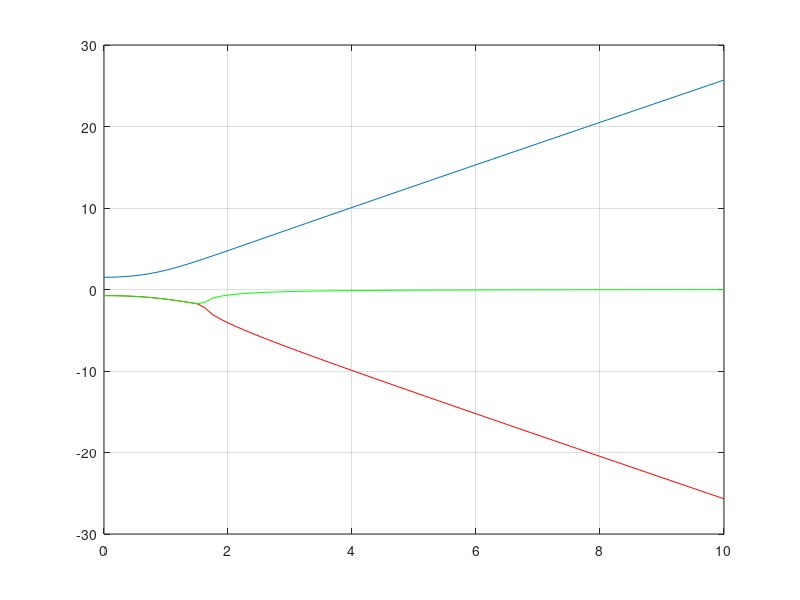

Reproduce this figure in MATLAB.
%nonlinplot2

w0=1;
F=2;
k1=1;
m=1;
k3=0.2/m;
res=80;
lim=10;
W=0;A=0;
i=0;
for w=0:lim/res:lim
    a=1/3*((18*F+2*sqrt((16*k1^3-48*k1^2*m*w^2+48*k1*m^2*w^4-16*m^3*w^6+81*F^2*k3)/k3))*k3^2)^(1/3)/k3  +  4/3*(-k1+m*w^2)/(((18*F+2*sqrt((16*k1^3-48*k1^2*m*w^2+48*k1*m^2*w^4-16*m^3*w^6+81*F^2*k3)/k3))*k3^2)^(1/3));
%    if isreal(a)
       i=i+1;
       W(i)=w;
       A(i)=real(a);
       %    end
end

figure(1);clf;
plot(W,A);grid on;hold on;

W=0;A=0;i=0;
I=sqrt(-1);
for w=0:lim/res:lim
    b=-1/6*((18*F+2*sqrt((16*k1^3-48*k1^2*m*w^2+48*k1*m^2*w^4-16*m^3*w^6+81*F^2*k3)/k3))*k3^2)^(1/3)/k3-2/3*(-k1+m*w^2)/(((18*F+2*sqrt((16*k1^3-48*k1^2*m*w^2+48*k1*m^2*w^4-16*m^3*w^6+81*F^2*k3)/k3))*k3^2)^(1/3))+1/2*I*sqrt(3)*(1/3*((18*F+2*sqrt((16*k1^3-48*k1^2*m*w^2+48*k1*m^2*w^4-16*m^3*w^6+81*F^2*k3)/k3))*k3^2)^(1/3)/k3-4/3*(-k1+m*w^2)/(((18*F+2*sqrt((16*k1^3-48*k1^2*m*w^2+48*k1*m^2*w^4-16*m^3*w^6+81*F^2*k3)/k3))*k3^2)^(1/3)));
%    if isreal(b)
       i=i+1;
       W(i)=w;
       A(i)=real(b);
       %   end
end
plot(W,A,'r');

W=0;A=0;i=0;
I=sqrt(-1);
for w=0:lim/res:lim
    c=-1/6*((18*F+2*sqrt((16*k1^3-48*k1^2*m*w^2+48*k1*m^2*w^4-16*m^3*w^6+81*F^2*k3)/k3))*k3^2)^(1/3)/k3-2/3*(-k1+m*w^2)/(((18*F+2*sqrt((16*k1^3-48*k1^2*m*w^2+48*k1*m^2*w^4-16*m^3*w^6+81*F^2*k3)/k3))*k3^2)^(1/3))-1/2*I*sqrt(3)*(1/3*((18*F+2*sqrt((16*k1^3-48*k1^2*m*w^2+48*k1*m^2*w^4-16*m^3*w^6+81*F^2*k3)/k3))*k3^2)^(1/3)/k3-4/3*(-k1+m*w^2)/(((18*F+2*sqrt((16*k1^3-48*k1^2*m*w^2+48*k1*m^2*w^4-16*m^3*w^6+81*F^2*k3)/k3))*k3^2)^(1/3)));
%    if ~isreal(c)
       i=i+1;
       W(i)=w;
       A(i)=real(c);
       %   end
end
plot(W,A,'g');
